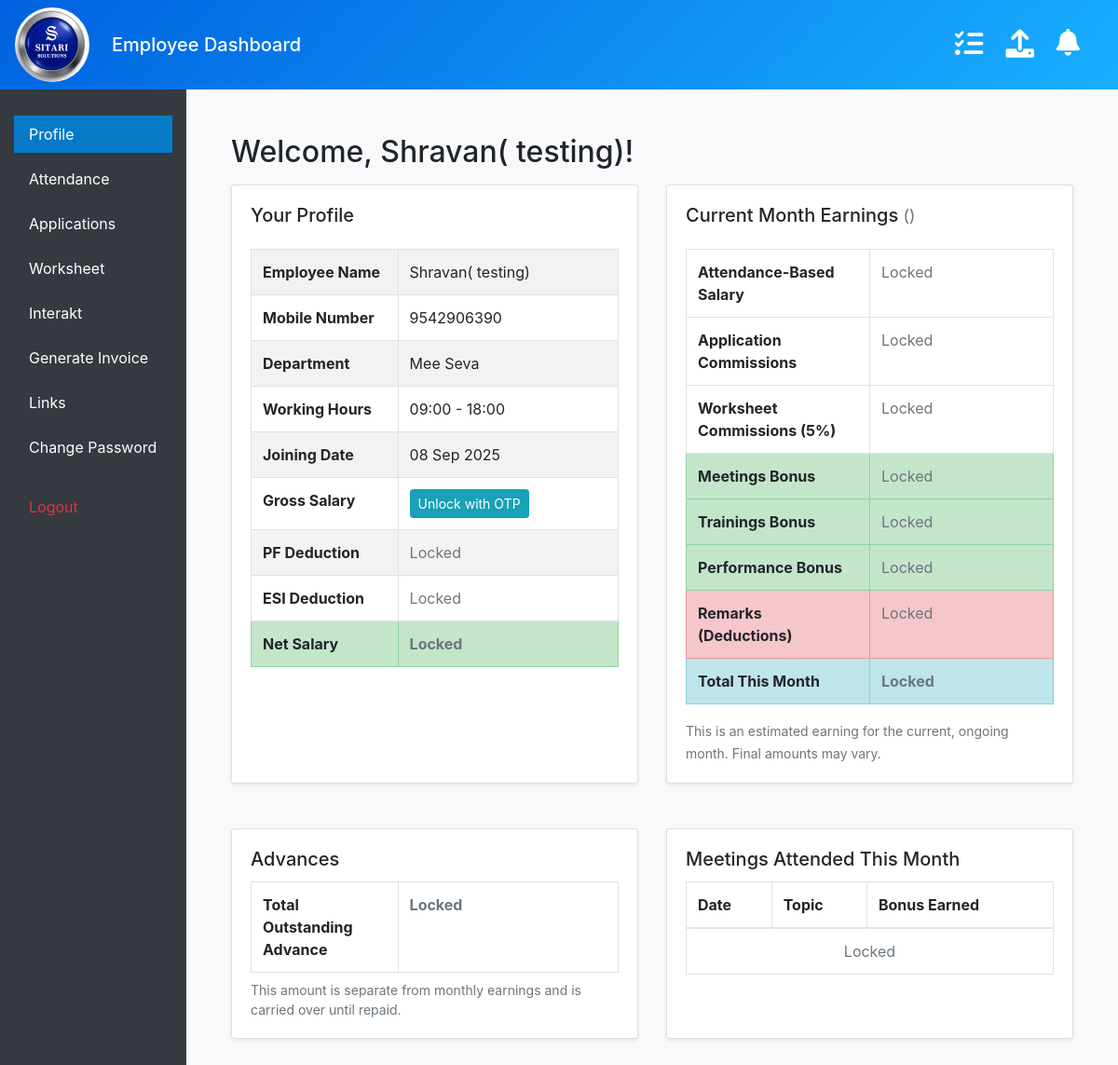
/employee/dashboard/ (signed in), run on an earlier commit of the app's database.
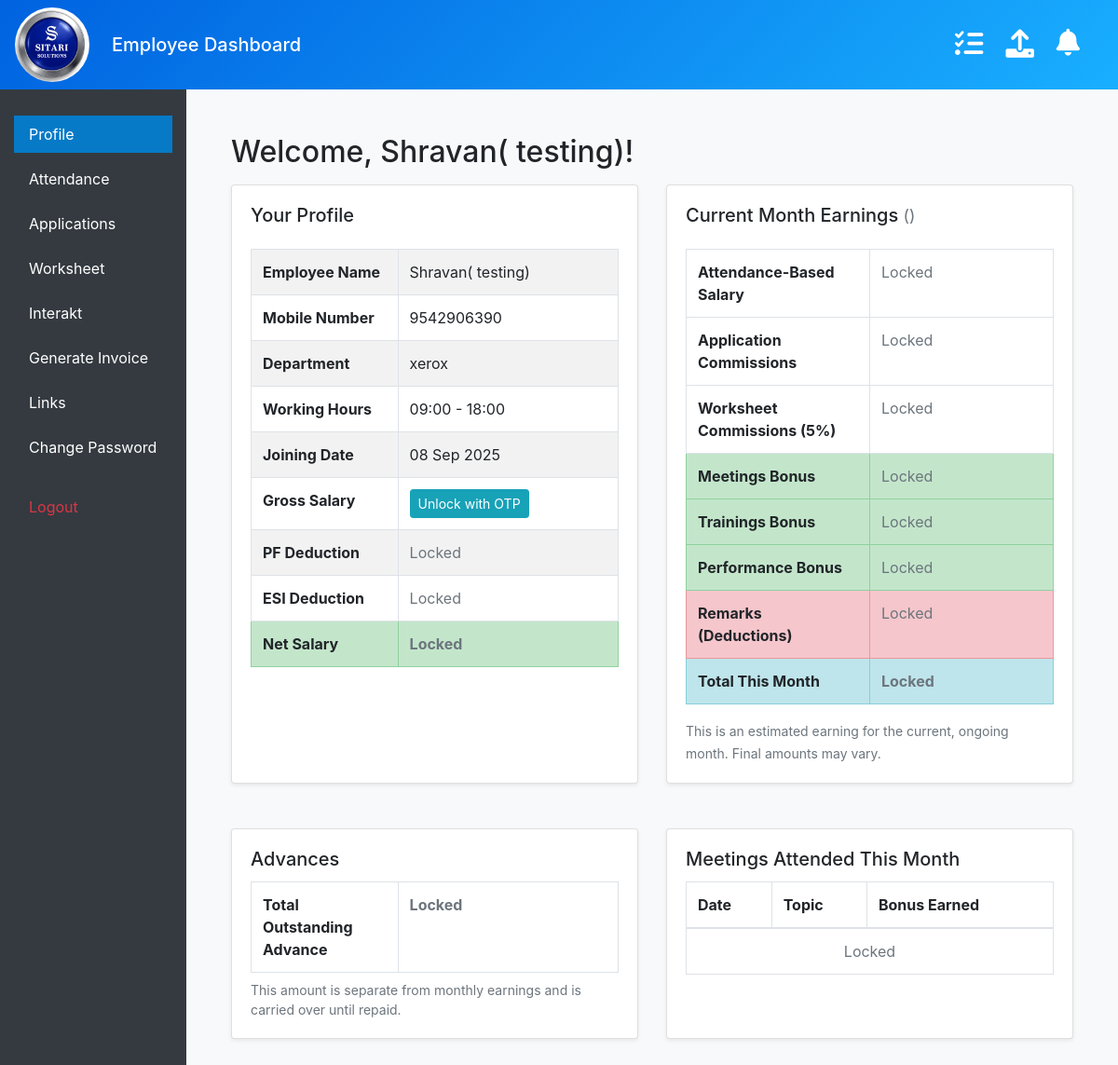
And on a later commit of the database.
### management/models.py (models this page shows, shortened)
class Employee(models.Model):
    employee_id = models.AutoField(primary_key=True)
    name = models.CharField(max_length=150)
    mobile_number = models.CharField(max_length=15, unique=True)
    salary = models.DecimalField(max_digits=10, decimal_places=2)
    pf = models.DecimalField("Provident Fund (PF)", max_digits=10, decimal_places=2, null=True, blank=True)
    esi = models.DecimalField("Employee State Insurance (ESI)", max_digits=10, decimal_places=2, null=True, blank=True)
    joining_date = models.DateField()
    department = models.ForeignKey('Department', null=True, blank=True, on_delete=models.SET_NULL, related_name='employees')
    working_start_time = models.TimeField(null=True, blank=True)
    working_end_time = models.TimeField(null=True, blank=True)
    password = models.CharField(max_length=128, default="123")
    assigned_links = models.ManyToManyField(
        ManagedLink,
        blank=True,
        related_name="assigned_employees"
    )
    advances = models.DecimalField(
        "Current Advance",
        max_digits=10,
        decimal_places=2,
        default=0,
        help_text="Total outstanding advance amount taken by the employee."
    )

class Department(models.Model):
    name = models.CharField(max_length=50, unique=True)

### management/views.py (the view, shortened to what this page needs)
# urls.py: path('employee/dashboard/', views.employee_dashboard, name='employee_dashboard'),
def employee_dashboard(request):
    employee_id = request.session.get('employee_id')
    if not employee_id:
        return redirect('login')
    try:
        employee = Employee.objects.get(employee_id=employee_id)
    except Employee.DoesNotExist:
        request.session.flush()
        return redirect('login')
    otp_verified = request.session.get('otp_verified', False)
    show_sensitive = otp_verified
    otp_sent = request.session.get('otp_sent_flag', False)
    earnings_data = {}
    if show_sensitive:
        earnings_data = employee.get_current_month_earnings()
    now = timezone.now()
    attended_meetings = MeetingAttendance.objects.filter(
        employee=employee,
        attended=True,
        meeting__date__year=now.year,
        meeting__date__month=now.month
    ).select_related('meeting').order_by('-meeting__date')
    context = {
        'employee': employee,
        'show_sensitive': show_sensitive,
        'otp_sent': otp_sent,
        'otp_verified': otp_verified,
        'current_month_earnings': earnings_data,
        'upload_form': EmployeeUploadForm(),
        'attended_meetings': attended_meetings,  # Pass the new data to the template
    }
    if 'otp_verified' in request.session:
        del request.session['otp_verified']
    if 'otp_sent_flag' in request.session:
        if not 'emp_otp' in request.session:
             del request.session['otp_sent_flag']
    return render(request, 'employee_dashboard.html', context)

### management/context_processors.py (called while the page is built)
def notifications_context(request):
    if request.session.get('employee_id'):
        employee_id = request.session.get('employee_id')
        count = UserNotificationStatus.objects.filter(employee_id=employee_id, is_read=False).count()
        return {'unread_notification_count': count}
    return {'unread_notification_count': 0}

### management/ip_restriction.py (called while the page is built)
def get_client_ip(request):
    x_forwarded_for = request.META.get('HTTP_X_FORWARDED_FOR')
    if x_forwarded_for:
        ip = x_forwarded_for.split(',')[0].strip()
    else:
        ip = request.META.get('REMOTE_ADDR')
    return ip

    def __call__(self, request):
        ip = get_client_ip(request)
        if not self.is_ip_allowed(ip):
            logger.warning(f"Access denied for IP: {ip}")
            return HttpResponseForbidden("Access denied.")
        response = self.get_response(request)
        return response

### management/models.py (called while the page is built)
    def __str__(self):
        return self.name

### management/templatetags/upload_tags.py (called while the page is built)
@register.simple_tag
def get_upload_form():
    return EmployeeUploadForm()

### management/templates/employee_dashboard.html (shortened to what the changed rows need)
{% extends "masteremployee.html" %}
{% load static %}
{% load humanize %}
{% block content %}
<main class="container-fluid ml-sm-auto col-lg-12 px-4 py-4">
    <h2>Welcome, {{ employee.name }}!</h2>
    <div class="row mt-3">
        <div class="col-lg-6 mb-4">
            <div class="card h-100 shadow-sm">
                <div class="card-body">
                    <div class="table-responsive">
                        <table class="table table-bordered table-striped mb-0">
                            <tbody>
                                <tr>
                                    <th scope="row" style="width: 40%;">Employee Name</th>
                                    <td>{{ employee.name }}</td>
                                </tr>
                                <tr>
                                    <th scope="row">Mobile Number</th>
                                    <td>{{ employee.mobile_number }}</td>
                                </tr>
                                <tr>
                                    <th scope="row">Department</th>
                                    <td>{{ employee.department.name|default_if_none:"Not set" }}</td>
                                </tr>
                                <tr>
                                    <th scope="row">Working Hours</th>
                                    <td>
                                        {% if employee.working_start_time and employee.working_end_time %}
                                            {{ employee.working_start_time|time:"H:i" }} - {{ employee.working_end_time|time:"H:i" }}
                                        {% else %}
                                            <span class="text-muted">Not set</span>
                                        {% endif %}
                                    </td>
                                </tr>
                                <tr>
                                    <th scope="row">Joining Date</th>
                                    <td>{{ employee.joining_date|date:"d M Y" }}</td>
                                </tr>
                                <tr>
                                    <th scope="row">Gross Salary</th>
                                </tr>
                                <tr>
                                    <th scope="row">PF Deduction</th>
                                </tr>
                                <tr>
                                    <th scope="row">ESI Deduction</th>
                                </tr>
                                <tr class="table-success">
                                    <th scope="row">Net Salary</th>
                                </tr>
                            </tbody>
                        </table>
                    </div>
                </div>
            </div>
        </div>
        <div class="col-lg-6 mb-4">
            <div class="card h-100 shadow-sm">
                <div class="card-body">
                    <div class="table-responsive">
                        <table class="table table-bordered mb-0">
                            <tbody>
                                <tr>
                                    <th scope="row" style="width: 50%;">Attendance-Based Salary</th>
                                </tr>
                                <tr>
                                    <th scope="row">Application Commissions</th>
                                </tr>
                                <tr>
                                    <th scope="row">Worksheet Commissions (5%)</th>
                                </tr>
                                <tr class="table-success">
                                    <th scope="row">Meetings Bonus</th>
                                </tr>
                                <tr class="table-success">
                                    <th scope="row">Trainings Bonus</th>
                                </tr>
                                <tr class="table-success">
                                    <th scope="row">Performance Bonus</th>
                                </tr>
                                {% if show_sensitive %}
                                    <tr class="table-danger">
                                        <th scope="row">Remarks (Deductions)</th>
                                        <td>
                                            {% if current_month_earnings.monthly_deductions_list %}
                                                <ol style="margin-bottom: 0; padding-left: 20px;">
                                                {% for deduction in current_month_earnings.monthly_deductions_list %}
                                                    <li class="mb-2">
                                                        <strong>- ₹{{ deduction.amount|floatformat:0|intcomma }}</strong>
                                                        {% if deduction.notes %}<br><small class="font-weight-normal">({{ deduction.notes }})</small>{% endif %}
                                                        {% if deduction.date %}<br><small class="font-weight-normal">({{ deduction.date }})</small>{% endif %}
                                                    </li>
                                                {% endfor %}
                                                </ol>
                                            {% else %}
                                                - ₹0
                                            {% endif %}
                                        </td>
                                    </tr>
                                {% else %}
                                    <tr class="table-danger">
                                        <th scope="row">Remarks (Deductions)</th>
                                    </tr>
                                {% endif %}
                                <tr class="table-info">
                                    <th scope="row">Total This Month</th>
                                </tr>
                            </tbody>
                        </table>
                    </div>
                </div>
            </div>
        </div>
    </div>
    <div class="row mt-4">
        <div class="col-lg-6 mb-4">
            <div class="card h-100 shadow-sm">
                <div class="card-body">
                    <div class="table-responsive">
                        <table class="table table-bordered mb-0">
                            <tbody>
                                <tr>
                                    <th scope="row" style="width: 40%;">Total Outstanding Advance</th>
                                </tr>
                            </tbody>
                        </table>
                    </div>
                </div>
            </div>
        </div>
        <div class="col-lg-6 mb-4">
            <div class="card h-100 shadow-sm">
                <div class="card-body">
                    <div class="table-responsive">
                        <table class="table table-bordered mb-0">
                            <thead>
                                <tr>
                                    <th>Date</th>
                                    <th>Topic</th>
                                    <th>Bonus Earned</th>
                                </tr>
                            </thead>
                        </table>
                    </div>
                </div>
            </div>
        </div>
    </div>
</main>
{% endblock %}

What changed in the data, as far as the page shows it:
changed Employee "Shravan( testing)": department.name "Mee Seva" → "xerox"
